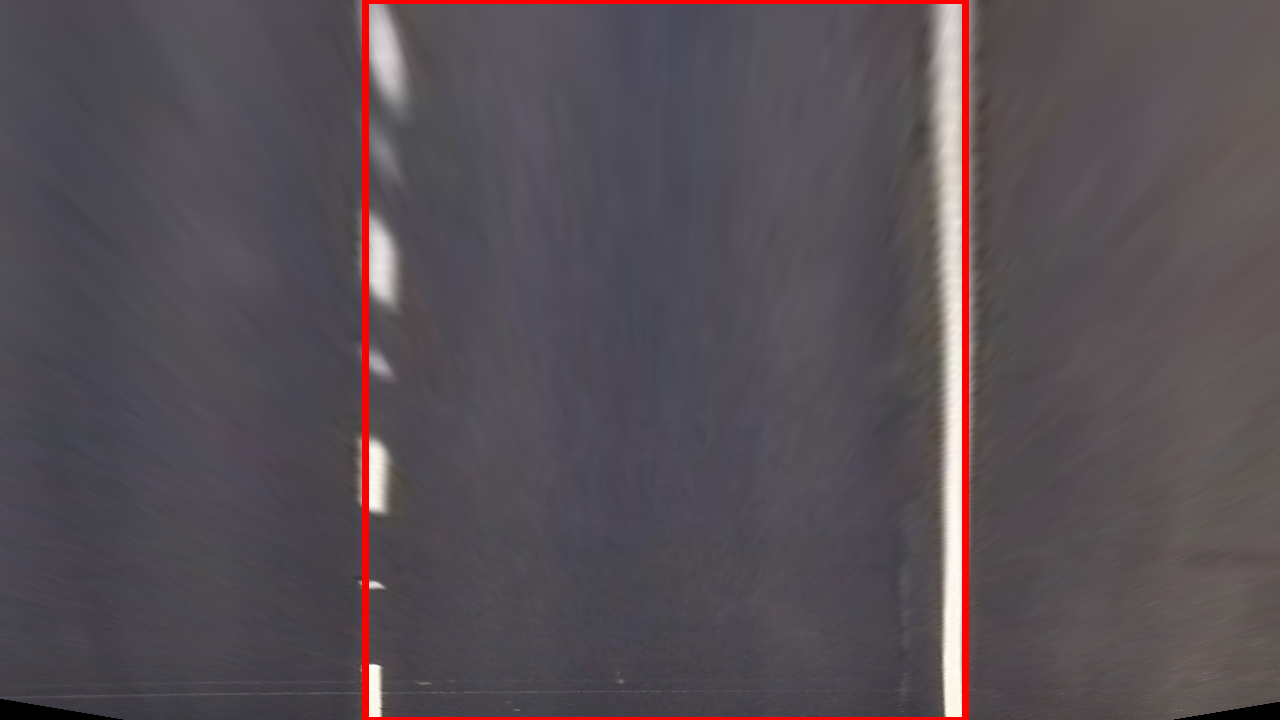
#> input picture projects/P2/output_images/5b_curvedTransform.jpg, 1280 x 720 px, given in place of straight_lines2.jpg, which was not available
$ jupyter execute --allow-errors 'P2 (2).ipynb'   (shell and % lines are left out)   (older library calls are emulated)   (text cells are left out)
#> lines starting #> are read from the running program, lines starting #| are printed output that depends on the picture; pictures that were not available may be replaced by others from this repository, and a replacement may not be noted
[cell 1]
import pickle
import cv2
import numpy as np
import matplotlib.pyplot as plt
import matplotlib.image as mpimg
import glob
import time
import math
import os
import ntpath

# save an image given the source, the destination name(ex:'xyz.png')
# and the desired folder to be stored
def saveImage(source, dest, folder):
    img_path = os.path.join(folder, dest)
    mpimg.imsave(img_path,source)

def drawTrapezoid(trapezoidal, left_bottom, left_top, right_top, right_bottom):
    cv2.line(trapezoidal, (left_bottom[0],left_bottom[1]), (right_bottom[0],right_bottom[1]), color=[255, 0, 0], thickness=5)
    cv2.line(trapezoidal, (left_bottom[0],left_bottom[1]), (left_top[0],left_top[1]), color=[255, 0, 0], thickness=5)
    cv2.line(trapezoidal, (left_top[0],left_top[1]), (right_top[0],right_top[1]), color=[255, 0, 0], thickness=5)
    cv2.line(trapezoidal, (right_top[0],right_top[1]), (right_bottom[0],right_bottom[1]), color=[255, 0, 0], thickness=5)

    return trapezoidal

# [5 lines left out: function cv2PlotArray, not called in this run]

[cell 2]
# this function is used to initialize a subplots array in order
# to plot all camera calibration images
# IMPORTANT: mandatory call order: calibPlotInit, calibPlotShow, calibPlotDisplayClose
# [22 lines left out: functions calibPlotInit, calibPlotShow, not called in this run]

# display subplot and close all images
# IMPORTANT: mandatory call order: calibPlotInit, calibPlotShow, calibPlotDisplayClose
def calibPlotDisplayClose():
    plt.show()
    plt.close('all')

[cell 3]
# prepare object points
NX = 9
NY = 6

# Arrays to store object points and image points from all the images.
objpoints = [] # 3d points in real world space
imgpoints = [] # 2d points in image plane.

# prepare object points, like (0,0,0), (1,0,0), (2,0,0) ....,(6,5,0)
objp = np.zeros((NX*NY,3), np.float32)
objp[:,:2] = np.mgrid[0:NX,0:NY].T.reshape(-1,2)

# Make a list of calibration images
images = glob.glob('./camera_cal/calibration*.jpg')

#nSize = calibPlotInit(images)# Caution: Printing huge subplots take time.

# Step through the list and search for chessboard corners
for fname in images:
    img = mpimg.imread(fname)

    # Convert to grayscale
    gray = cv2.cvtColor(img, cv2.COLOR_BGR2GRAY)

    # Find the chessboard corners
    ret, corners = cv2.findChessboardCorners(gray, (NX, NY), None)

    # If found, draw corners
    if ret == True:
        # Draw and display the corners
        cv2.drawChessboardCorners(img, (NX, NY), corners, ret)

        # append detected corners
        imgpoints.append(corners)
        objpoints.append(objp)

        # calibPlotShow(nSize,img) # Caution: Printing huge subplots take time.
        baseName = ntpath.basename(fname)
        saveImage(img,'2b_chessCorners'+baseName , './output_images/chessCorners/')

#calibPlotDisplayClose() # Caution: Printing huge subplots take time.

#> (a cell that did not finish here is left out)

#> (a cell that did not finish here is left out)

[cell 6]
im = mpimg.imread('./test_images/straight_lines2.jpg')
#> im is the input picture: shape (720, 1280, 4) float32; mean R, G, B, A 0.342, 0.309, 0.332, 1

#lets try to undistort
#> (the rest of this cell did not finish here and is left out)

[cell 7]
img = mpimg.imread('./test_images/test5.jpg')
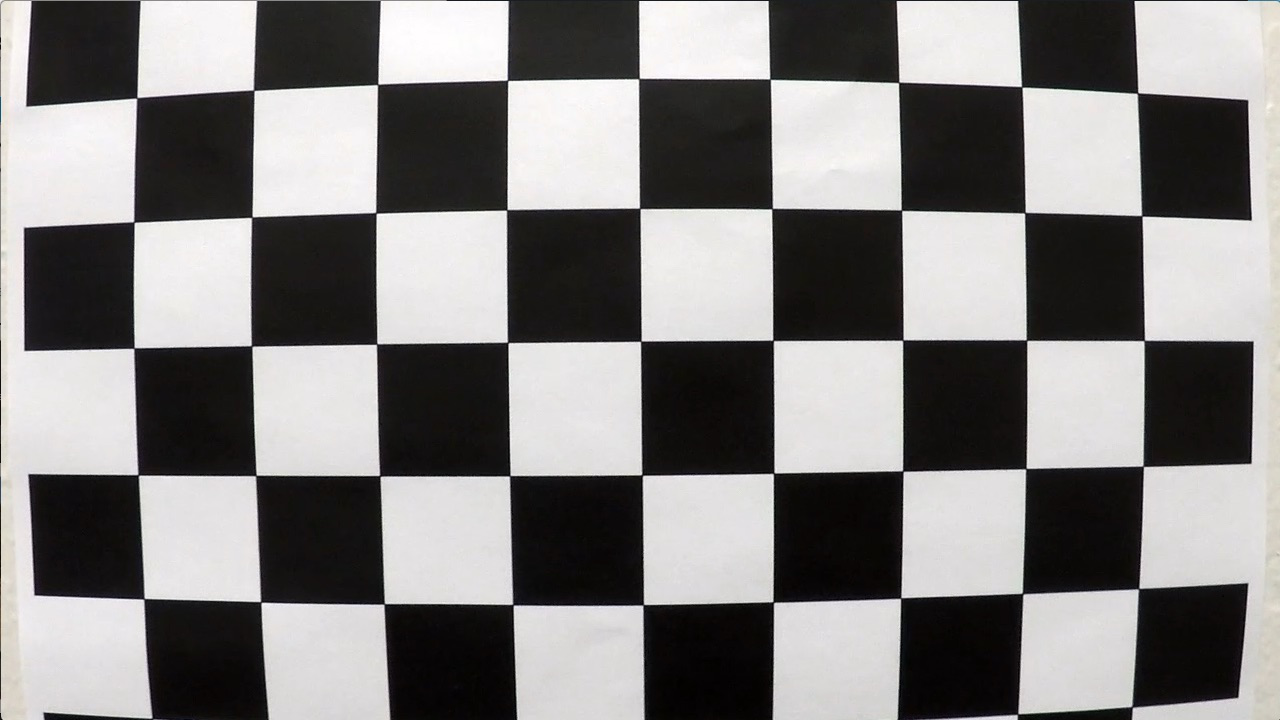
#> input picture projects/P2/output_images/chessDist.jpg, 1280 x 720 px, given in place of test5.jpg, which was not available
#> img is the input picture: shape (720, 1280, 4) float32; mean R, G, B, A 0.51, 0.503, 0.501, 1

hls = cv2.cvtColor(img, cv2.COLOR_RGB2HLS)
#> hls: shape (720, 1280, 3) float32; mean of channels 0, 1, 2 164.1, 0.5, 0.1

# get channel S only
s_channel = hls[:,:,2]

plt.imshow(s_channel)
saveImage(s_channel,'4a_s_channel.jpg', './output_images/')
#> in saveImage, `mpimg.imsave(img_path,source)`:
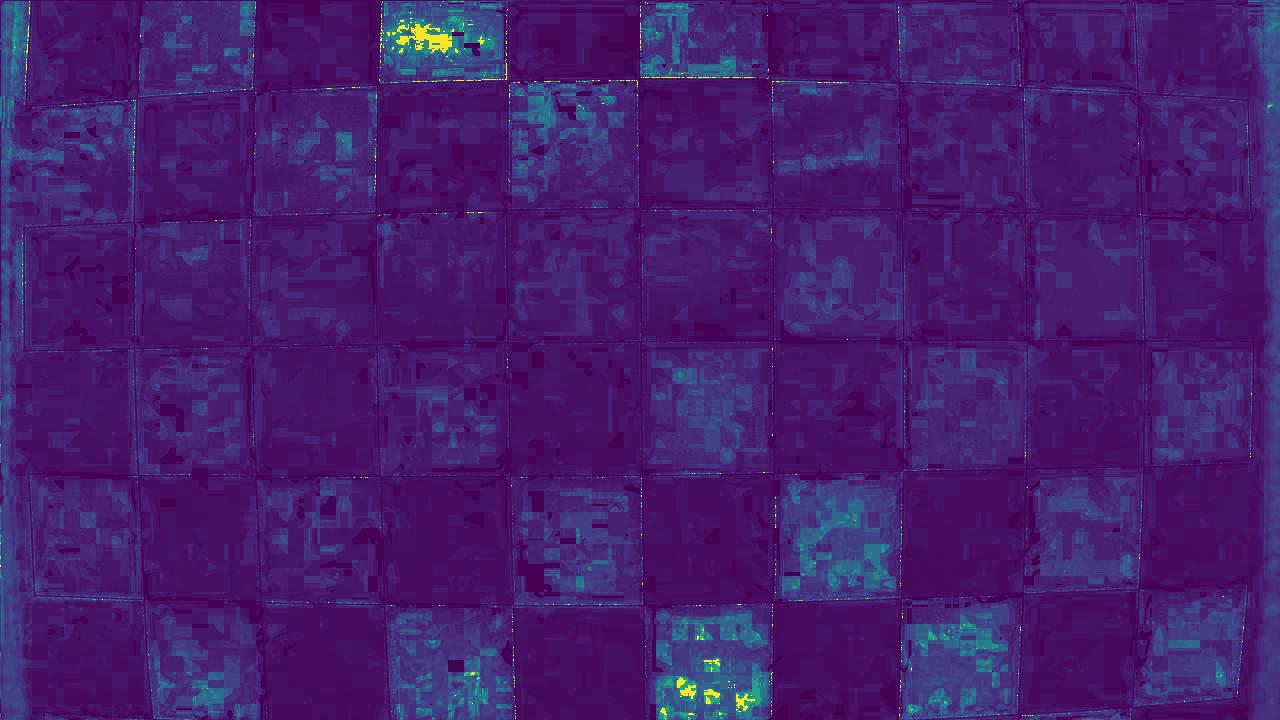
#> saved as 4a_s_channel.jpg: shape (720, 1280, 3); mean R, G, B 69.6, 30.4, 108.9

[cell 8]
# Binary threshold color channel
s_thresh_min = 170#170
s_thresh_max = 250#250
s_binary = np.zeros_like(s_channel)
s_binary[(s_channel >= s_thresh_min) & (s_channel <= s_thresh_max)] = 1
plt.imshow(s_binary)
saveImage(s_binary,'4b_s_binary.jpg', './output_images/')

[cell 9]
# Grayscale image
gray = cv2.cvtColor(img, cv2.COLOR_RGB2GRAY)

# Sobel x
sobelx = cv2.Sobel(gray, cv2.CV_64F, 1, 0) # x axis sobel
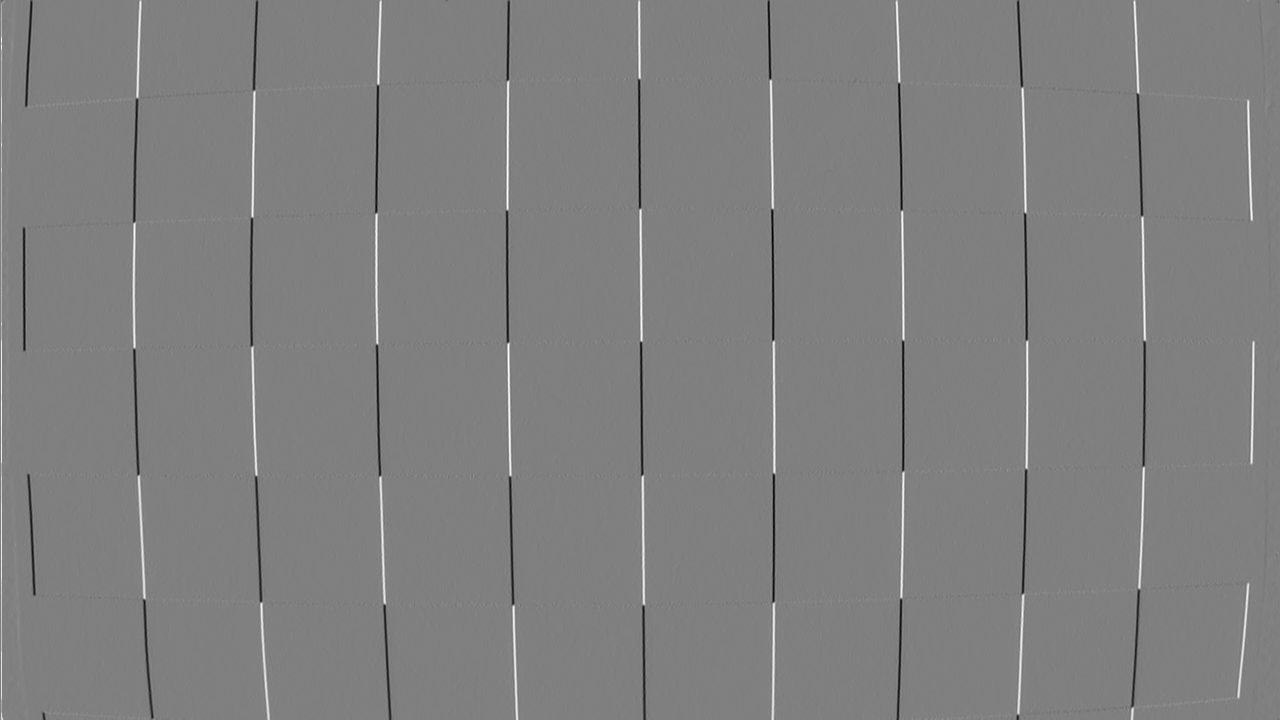
#> sobelx: shape (720, 1280) float64; min -3.7, max 3.66, mean 0.00154; drawn with min black and max white
abs_sobelx = np.absolute(sobelx) # Absolute x derivative to accentuate lines away from horizontal
scaled_sobel = np.uint8(255*abs_sobelx/np.max(abs_sobelx)) #scale the x sobel
plt.imshow(scaled_sobel)
saveImage(scaled_sobel,'4c_scaled_sobel.jpg', './output_images/')

[cell 10]
thresh_min = 20#20
thresh_max = 100#100
sxbinary = np.zeros_like(scaled_sobel)
sxbinary[(scaled_sobel >= thresh_min) & (scaled_sobel <= thresh_max)] = 1
plt.imshow(sxbinary)
saveImage(sxbinary,'4d_scaled_sobel_binary.jpg', './output_images/')
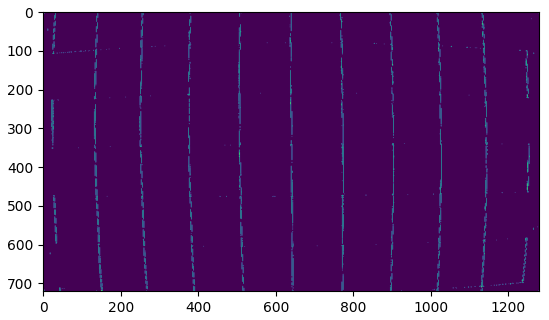
#> figure drawn by matplotlib, 1 panel

[cell 11]
# Stack each channel to view their individual contributions in green and blue respectively
# This returns a stack of the two binary images, whose components you can see as different colors
color_binary = np.dstack(( np.zeros_like(sxbinary), sxbinary, s_binary)) * 255

#> (the rest of this cell did not finish here and is left out)

[cell 12]
def colorGradientThresh(im):
    hls = cv2.cvtColor(im, cv2.COLOR_RGB2HLS)

    s_channel = hls[:,:,2]

    s_thresh_min = 170
    s_thresh_max = 250

    s_binary = np.zeros_like(s_channel)
    s_binary[(s_channel >= s_thresh_min) & (s_channel <= s_thresh_max)] = 1

    gray = cv2.cvtColor(im, cv2.COLOR_RGB2GRAY)

    sobelx = cv2.Sobel(gray, cv2.CV_64F, 1, 0)
    abs_sobelx = np.absolute(sobelx)
    scaled_sobel = np.uint8(255*abs_sobelx/np.max(abs_sobelx))

    thresh_min = 20
    thresh_max = 100
    sxbinary = np.zeros_like(scaled_sobel)
    sxbinary[(scaled_sobel >= thresh_min) & (scaled_sobel <= thresh_max)] = 1
    #sxbinary = cv2.cvtColor(sxbinary, cv2.COLOR_RGB2GRAY)
    color_binary = np.dstack(( np.zeros_like(sxbinary), sxbinary, s_binary)) * 255
    combined_binary = np.zeros_like(sxbinary)
    combined_binary[(s_binary == 1) | (sxbinary == 1)] = 1

    return combined_binary

[cell 13]
# read image with straight lines
image = mpimg.imread('./test_images/straight_lines2.jpg')

# handpicked points on the image of a straigh lane
# Note: coresponds to image straight_lines2.jpg
left_bottom = np.array([291, 661])
left_top = np.array([571, 465])#np.array([601, 444])
right_bottom = np.array([1030, 661])
right_top = np.array([716, 465])#np.array([681, 444])

#create a copy to remove read_only
img = np.copy(image)

trapezImg = drawTrapezoid(np.copy(image), left_bottom, left_top, right_top, right_bottom)

#> (the rest of this cell did not finish here and is left out)

[cell 14]
src = np.float32([[left_bottom], [left_top], [right_bottom], [right_top]])

warp_LB = np.array([265,720])#265/345 - default size(narrow it with 80 pixels to capture the full curvature)
warp_LT = np.array([265,0])
warp_RB = np.array([1065,720])#1065/985
warp_RT = np.array([1065,0])

dst = np.float32([[warp_LB], [warp_LT], [warp_RB], [warp_RT]])

M = cv2.getPerspectiveTransform(src, dst)
Minv = cv2.getPerspectiveTransform(dst, src)

#> (the rest of this cell did not finish here and is left out)

[cell 15]
def undistWarp(im):
    dst = cv2.undistort(im, mtx, dist, None, mtx)

    im = cv2.warpPerspective(dst, M, img_size, flags=cv2.INTER_LINEAR)
    return im

def unWarp(im):
    im = cv2.warpPerspective(dst, Minv, img_size, flags=cv2.INTER_LINEAR)
    return im

[cell 16]
image = mpimg.imread('./test_images/test5.jpg')

#> (the rest of this cell did not finish here and is left out)

[cell 17]
threshImg = colorGradientThresh(image)
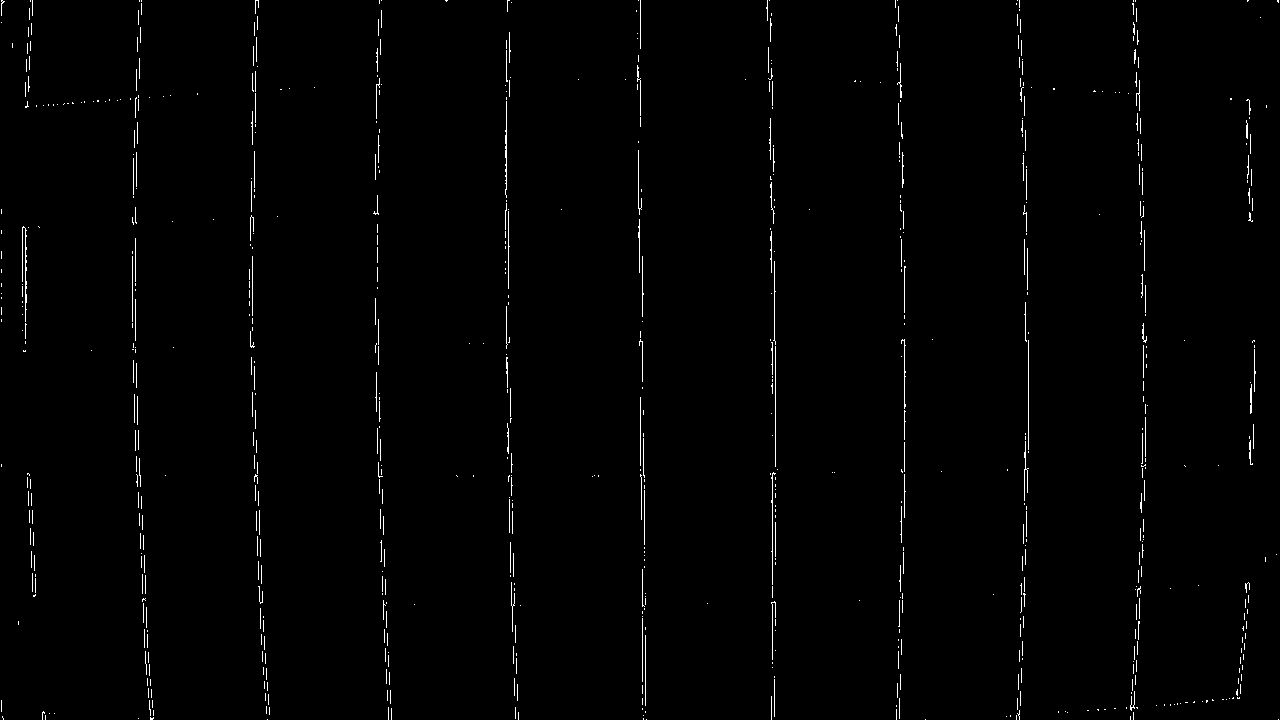
#> threshImg: shape (720, 1280); values 0 (black) and 1 (white), 1% white in thin lines or dots

#> (the rest of this cell did not finish here and is left out)
